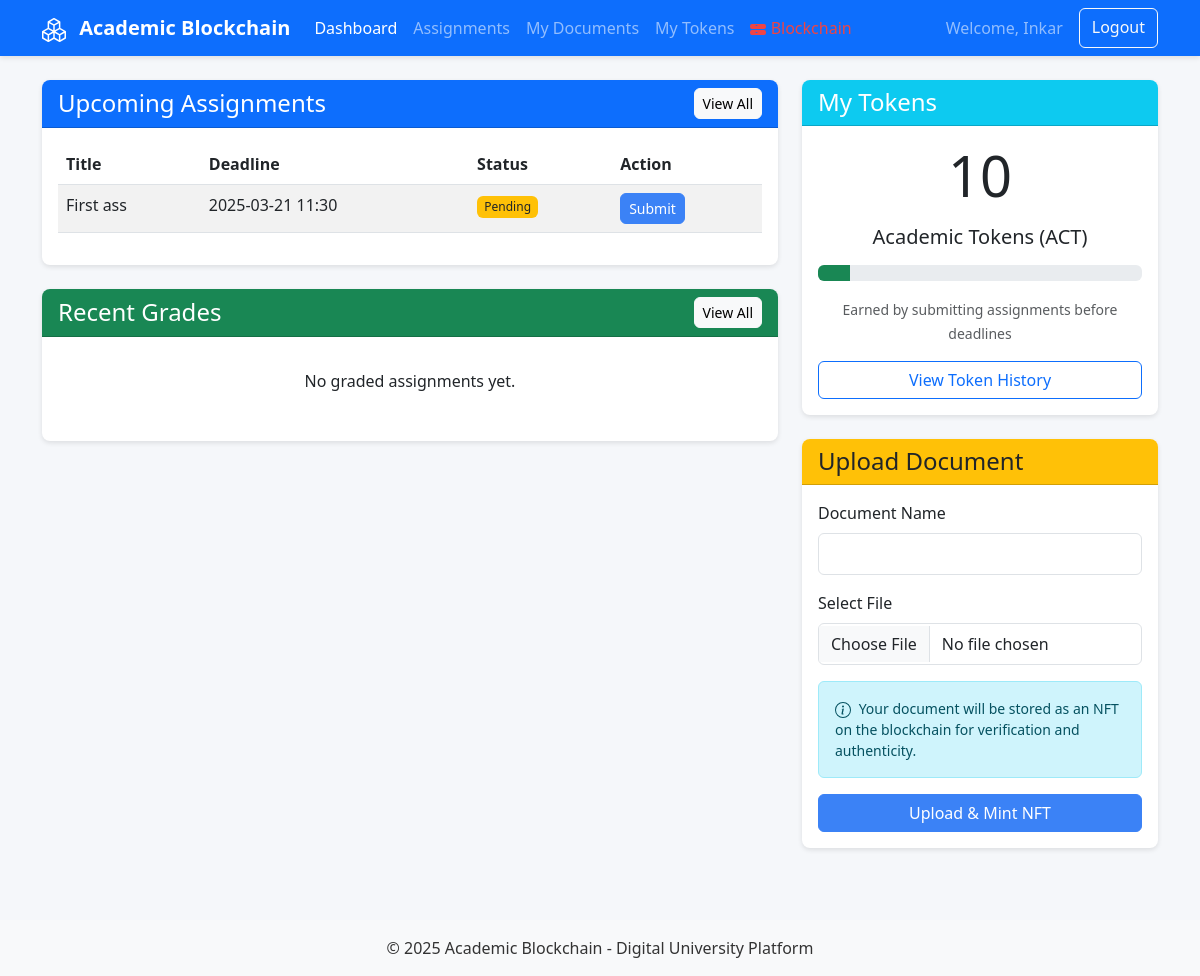
Screenshot of /student/dashboard (signed in) with the database file from the repository.
### models/user.py (models this page shows, shortened)
class User(db.Model):
    id = db.Column(db.Integer, primary_key=True)
    name = db.Column(db.String(100), nullable=False)
    email = db.Column(db.String(100), unique=True, nullable=False)
    password_hash = db.Column(db.String(255), nullable=False)
    role = db.Column(db.String(20), nullable=False)  # 'student' or 'teacher'
    blockchain_address = db.Column(db.String(42), nullable=True)  # Ethereum address
    blockchain_wallet_address = db.Column(db.String(42), nullable=True)  # Specific user wallet
    blockchain_nonce = db.Column(db.Integer, default=0)  # For additional security
    photo = db.Column(db.String(255), nullable=True)
    created_at = db.Column(db.DateTime, default=datetime.utcnow)
    last_login = db.Column(db.DateTime, nullable=True)
    total_tokens_earned = db.Column(db.Float, default=0)
    total_tokens_spent = db.Column(db.Float, default=0)
    assignments = db.relationship('Assignment', backref='teacher', lazy=True)
    submissions = db.relationship('Submission', backref='user', lazy=True)
    documents = db.relationship('Document', backref='owner', lazy=True)
    token_transactions = db.relationship('TokenTransaction', backref='user', lazy=True)

### models/assignment.py (models this page shows, shortened)
class Assignment(db.Model):
    id = db.Column(db.Integer, primary_key=True)
    title = db.Column(db.String(100), nullable=False)
    description = db.Column(db.Text, nullable=False)
    deadline = db.Column(db.DateTime, nullable=False)
    teacher_id = db.Column(db.Integer, db.ForeignKey('user.id'), nullable=False)
    created_at = db.Column(db.DateTime, default=datetime.utcnow)
    submissions = db.relationship('Submission', backref='assignment_ref', lazy=True)

### controllers/student.py (the view)
@student.route('/dashboard')
def dashboard():
    user = User.query.get(session['user_id'])
    upcoming_assignments = Assignment.query.filter(
        Assignment.deadline >= datetime.utcnow()
    ).order_by(Assignment.deadline).limit(5).all()
    recent_grades = Submission.query.filter_by(
        student_id=user.id,
        status='graded'
    ).order_by(Submission.graded_at.desc()).limit(5).all()
    token_balance = get_token_balance(user.id)
    token_percentage = min(int(token_balance / 100 * 100), 100)  # Scale for progress bar
    return render_template(
        'student/dashboard.html',
        user=user,
        upcoming_assignments=upcoming_assignments,
        recent_grades=recent_grades,
        token_balance=token_balance,
        token_percentage=token_percentage,
        now=datetime.utcnow()
    )

### controllers/student.py (called while the page is built)
@student.before_request
def check_student():
    if 'user_id' not in session or session['role'] != 'student':
        flash('Please log in as a student to access this page', 'warning')
        return redirect(url_for('auth.login'))

### services/blockchain_service.py (called while the page is built, shortened)
def get_blockchain_service():
    global blockchain_service
    if blockchain_service is None:
        blockchain_service = BlockchainService()
    return blockchain_service

    def is_connected(self):
        return self.blockchain_enabled and self.w3 is not None and self.w3.is_connected()

    def get_user_token_balance(self, user_address):
        if not self.is_connected() or self.token_tracker_contract is None:
            self.logger.warning("Blockchain not connected or token tracker not initialized, returning default balance")
            return 10  # Default token balance for development

### services/token_service.py (called while the page is built)
def get_token_balance(user_id):
    user = User.query.get(user_id)
    if not user or not user.blockchain_address:
        return 0
    try:
        blockchain = get_blockchain_service()
        if blockchain:
            balance = blockchain.get_user_token_balance(user.blockchain_address)
            return balance
        else:
            logger.warning("Blockchain service not available - using database balance")
    except Exception as e:
        logger.error(f"Error getting token balance from blockchain: {e}")
        logger.warning("Falling back to database balance")
    transactions = TokenTransaction.query.filter_by(user_id=user_id).all()
    balance = sum(t.amount if t.transaction_type == 'reward' else -t.amount
                  for t in transactions)
    return balance

### templates/student/dashboard.html (shortened to what this page needs)
{% extends "layout.html" %}
{% block content %}
<div class="row">
    <div class="col-md-8">
        <div class="card mb-4">
            <div class="card-header bg-primary text-white d-flex justify-content-between align-items-center">
                <h4 class="mb-0">Upcoming Assignments</h4>
                <a href="{{ url_for('student.view_assignments') }}" class="btn btn-sm btn-light">View All</a>
            </div>
            <div class="card-body">
                {% if upcoming_assignments %}
                <div class="table-responsive">
                    <table class="table table-striped">
                        <thead>
                        <tr>
                            <th>Title</th>
                            <th>Deadline</th>
                            <th>Status</th>
                            <th>Action</th>
                        </tr>
                        </thead>
                        <tbody>
                        {% for assignment in upcoming_assignments %}
                        <tr>
                            <td>{{ assignment.title }}</td>
                            <td>{{ assignment.deadline.strftime('%Y-%m-%d %H:%M') }}</td>
                            <td>
                                {% if assignment.submitted %}
                                <span class="badge bg-success">Submitted</span>
                                {% else %}
                                {% if assignment.deadline < now %}
                                <span class="badge bg-danger">Overdue</span>
                                {% else %}
                                <span class="badge bg-warning text-dark">Pending</span>
                                {% endif %}
                                {% endif %}
                            </td>
                            <td>
                                <a href="{{ url_for('student.submit_assignment', assignment_id=assignment.id) }}" class="btn btn-sm btn-primary">
                                    {% if assignment.submitted %}View{% else %}Submit{% endif %}
                                </a>
                            </td>
                        </tr>
                        {% endfor %}
                        </tbody>
                    </table>
                </div>
                {% else %}
                <p class="text-center py-3">No upcoming assignments at this time.</p>
                {% endif %}
            </div>
        </div>
        <div class="card">
            <div class="card-header bg-success text-white d-flex justify-content-between align-items-center">
                <h4 class="mb-0">Recent Grades</h4>
                <a href="{{ url_for('student.view_assignments') }}" class="btn btn-sm btn-light">View All</a>
            </div>
            <div class="card-body">
                {% if recent_grades %}
                <div class="table-responsive">
                    <table class="table table-striped">
                        <thead>
                        <tr>
                            <th>Assignment</th>
                            <th>Submitted</th>
                            <th>Grade</th>
                            <th>Action</th>
                        </tr>
                        </thead>
                        <tbody>
                        {% for submission in recent_grades %}
                        <tr>
                            <td>{{ submission.assignment.title }}</td>
                            <td>{{ submission.submitted_at.strftime('%Y-%m-%d %H:%M') }}</td>
                            <td>{{ submission.grade }}</td>
                            <td>
                                <a href="{{ url_for('student.view_submission', submission_id=submission.id) }}" class="btn btn-sm btn-info">View</a>
                            </td>
                        </tr>
                        {% endfor %}
                        </tbody>
                    </table>
                </div>
                {% else %}
                <p class="text-center py-3">No graded assignments yet.</p>
                {% endif %}
            </div>
        </div>
    </div>
    <div class="col-md-4">
        <div class="card mb-4">
            <div class="card-header bg-info text-white">
                <h4 class="mb-0">My Tokens</h4>
            </div>
            <div class="card-body text-center">
                <div class="display-4 mb-3">{{ token_balance }}</div>
                <h5 class="mb-3">Academic Tokens (ACT)</h5>
                <div class="progress mb-3">
                    <div class="progress-bar bg-success" role="progressbar" style="width: {{ token_percentage }}%"></div>
                </div>
                <small class="text-muted">Earned by submitting assignments before deadlines</small>
                <div class="d-grid mt-3">
                    <a href="{{ url_for('student.view_tokens') }}" class="btn btn-outline-primary">View Token History</a>
                </div>
            </div>
        </div>
        <div class="card">
            <div class="card-header bg-warning text-dark">
                <h4 class="mb-0">Upload Document</h4>
            </div>
            <div class="card-body">
                <form action="{{ url_for('student.upload_document') }}" method="POST" enctype="multipart/form-data">
                    <div class="mb-3">
                        <label for="document-name" class="form-label">Document Name</label>
                        <input type="text" class="form-control" id="document-name" name="document_name" required>
                    </div>
                    <div class="mb-3">
                        <label for="file" class="form-label">Select File</label>
                        <input type="file" class="form-control" id="file" name="file" required>
                    </div>
                    <div class="alert alert-info small">
                        Your document will be stored as an NFT on the blockchain for verification and authenticity.
                    </div>
                    <div class="d-grid">
                        <button type="submit" class="btn btn-primary">Upload & Mint NFT</button>
                    </div>
                </form>
            </div>
        </div>
    </div>
</div>
{% endblock %}

### templates/layout.html (shortened to what this page needs)
<!DOCTYPE html>
<html lang="en">
<head>
    <link rel="stylesheet" href="https://cdn.jsdelivr.net/npm/bootstrap@5.3.0/dist/css/bootstrap.min.css">
    <link rel="stylesheet" href="{{ url_for('static', filename='css/style.css') }}">
</head>
<body>
{% block navbar %}
<nav class="navbar navbar-expand-lg navbar-dark bg-primary">
    <div class="container">
        <a class="navbar-brand" href="{{ url_for('auth.index') }}">
            Academic Blockchain
        </a>
        <div class="collapse navbar-collapse" id="navbarNav">
            <ul class="navbar-nav me-auto">
                {% if session.user_id %}
                {% if session.role == 'student' %}
                <li class="nav-item">
                    <a class="nav-link {% if request.endpoint == 'student.dashboard' %}active{% endif %}" href="{{ url_for('student.dashboard') }}">Dashboard</a>
                </li>
                <li class="nav-item">
                    <a class="nav-link {% if request.endpoint == 'student.view_assignments' %}active{% endif %}" href="{{ url_for('student.view_assignments') }}">Assignments</a>
                </li>
                <li class="nav-item">
                    <a class="nav-link {% if request.endpoint == 'student.view_documents' %}active{% endif %}" href="{{ url_for('student.view_documents') }}">My Documents</a>
                </li>
                <li class="nav-item">
                    <a class="nav-link {% if request.endpoint == 'student.view_tokens' %}active{% endif %}" href="{{ url_for('student.view_tokens') }}">My Tokens</a>
                </li>
                {% endif %}
                <li class="nav-item">
                    <a class="nav-link {% if request.endpoint == 'blockchain.blockchain_status' %}active{% endif %}" href="{{ url_for('blockchain.blockchain_status') }}">
                        <span id="blockchain-status-indicator" class="blockchain-status-unknown">
                            Blockchain
                        </span>
                    </a>
                </li>
                {% endif %}
            </ul>
            <div class="d-flex">
                {% if session.user_id %}
                <span class="navbar-text me-3">Welcome, {{ session.name }}</span>
                <a href="{{ url_for('auth.logout') }}" class="btn btn-outline-light">Logout</a>
                {% else %}
                <a href="{{ url_for('auth.login') }}" class="btn btn-outline-light me-2">Login</a>
                <a href="{{ url_for('auth.register') }}" class="btn btn-light">Register</a>
                {% endif %}
            </div>
        </div>
    </div>
</nav>
{% endblock %}
<div class="container mt-4">
    {% block content %}{% endblock %}
</div>
{% block footer %}
<footer class="bg-light py-3 mt-5">
    <div class="container text-center">
        <p class="mb-0">&copy; 2025 Academic Blockchain - Digital University Platform</p>
    </div>
</footer>
{% endblock %}
</body>
</html>

### static/css/style.css (style rules this page uses)
body { font-family: 'Segoe UI', Roboto, 'Helvetica Neue', Arial, sans-serif; background-color: #f5f7fa; color: #333; }
.card { border-radius: 0.5rem; box-shadow: 0 2px 5px rgba(0, 0, 0, 0.1); border: none; margin-bottom: 1.5rem; }
.card-header { border-radius: 0.5rem 0.5rem 0 0 !important; font-weight: 500; }
.btn { border-radius: 0.375rem; font-weight: 500; }
.btn-primary { background-color: #3b82f6; border-color: #3b82f6; }
.navbar { box-shadow: 0 2px 5px rgba(0, 0, 0, 0.1); }
.navbar-brand { font-weight: 600; }
.table-responsive { border-radius: 0.5rem; overflow: hidden; }
.form-control, .form-select { border-radius: 0.375rem; padding: 0.5rem 0.75rem; }
.badge { font-weight: 500; padding: 0.4em 0.6em; }
footer { background-color: #f8f9fa; margin-top: 2rem; padding: 1rem 0; }

### templates/layout.html (style rules this page uses)
.blockchain-status-error { color: #ef4444; }

### rows the page displays
User: name "Inkar"
Assignment: title "First ass", deadline "2025-03-21 11:30", shows "Pending"

### other values shown
{{ token_balance }} "10"
